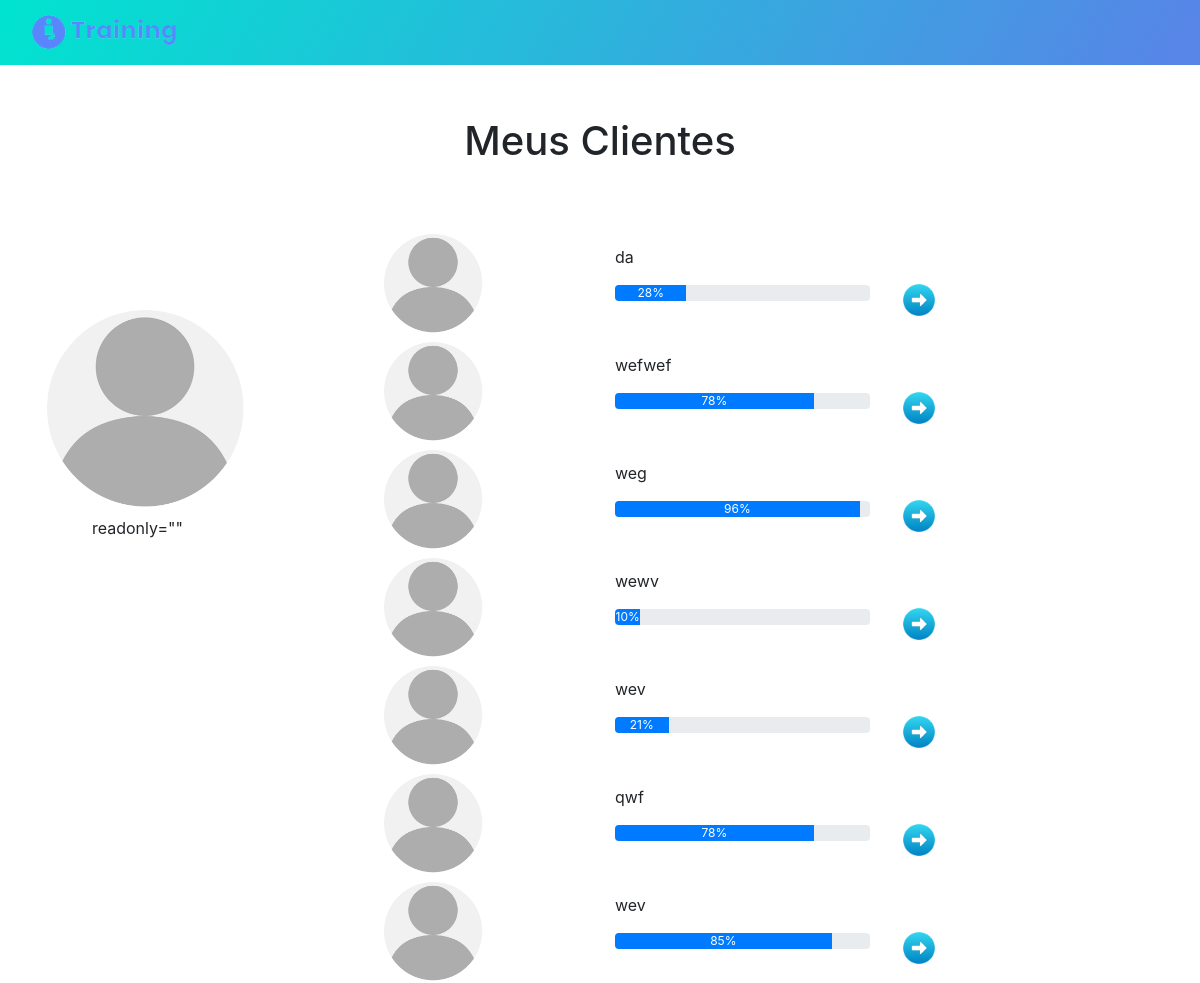
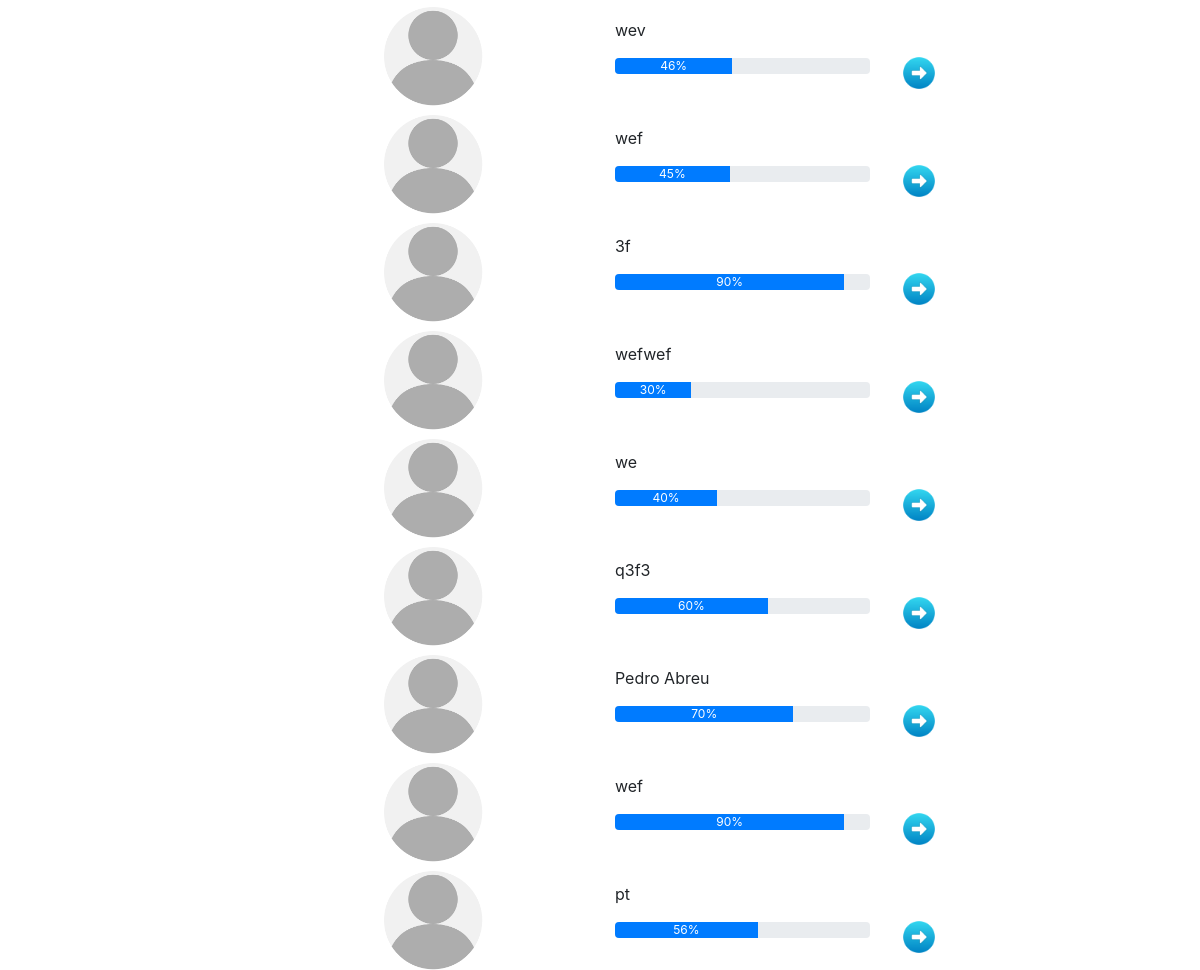
Before: /myclients with the older database file (2 pictures, top to bottom).
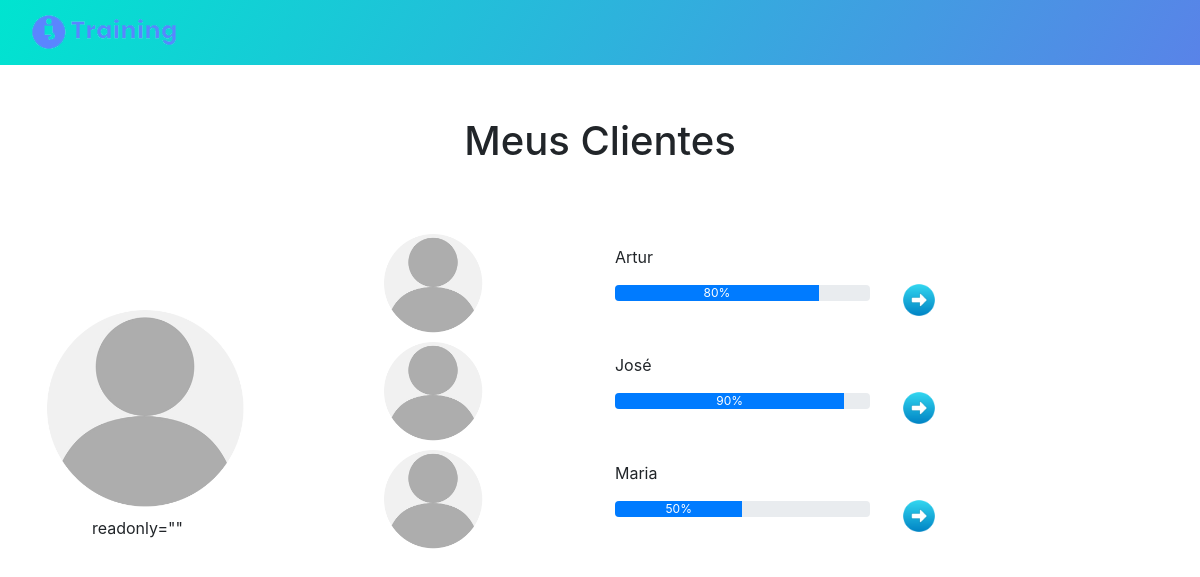
After: the same page with the newer database file.
### tables this page shows
CREATE TABLE CLIENT_DETAILS(
                                        [email] text, 
                                        [Client_Name] text, 
                                        [Password] text , 
                                        [Address] text, 
                                        [City] text,
                                        [Phone_Number] INTEGER,
                                        [Postal_Code] INTEGER, 
                                        [Birthday] text, 
                                        [Weight] INTEGER, 
                                        [Height] INTEGER, 
                                        [Obj] text, 
                                        [Problems] text);

### app.py (the view)
@app.route('/myclients')
def my_clients():
    lista_clients = get_all_clients()
    return render_template('myclients.html',lc = lista_clients)

### databases/database.py (called while the page is built)
def get_all_clients():
    conn = sqlite3.connect('databases/' + db)
    c = conn.cursor()
    c.execute('''SELECT * FROM CLIENT_DETAILS''')
    return c.fetchall()

### templates/myclients.html (shortened to what this page needs)
{% extends "base.html" %}
{% block content %}
<head>
    <link rel="stylesheet" href="{{ url_for('static', filename='css/bootstrap.min.css') }}">
    <link rel="stylesheet" href="{{ url_for('static', filename='css/ionicons.min.css') }}">
</head>
<body>
        <section class="portfolio-block projects-with-sidebar">
            <div class="container">
                <div class="row center d-flex align-items-center myheight myheader">
                    <div class="col">
                        <h1>Meus Clientes</h1>
                    </div>
                </div>
                <div class="row">
                    <div class="col-md-3"><img src="{{ url_for('static', filename='/img/avatar.jpg') }}" style="height: 200px;width: 200px;margin-top: 83px;"><input class="form-control-plaintext bg-white border-white shadow-none" type="text" value={{current_user.name}} readonly="" style="margin-top: 0px;margin-right: 0px;margin-bottom: 0px;margin-left: 40px;padding: 7px;"></div>
                    <div class="col-md-9">
                        {% for x in lc%}
                        <div class="row">
                            <div class="col-md-6 col-lg-4 project-sidebar-card"><a href="#"></a><img class="rounded-circle img-fluid image scale-on-hover" src="{{ url_for('static', filename='img/avatar.jpg') }}" style="width: 100px;height: 100 px;margin: 0px;margin-top: 8px;margin-right: 0px;margin-left: 53px;"></div>
                            <div class="col-md-6 col-lg-4 project-sidebar-card"><a href="#"></a>
                                <p style="margin-top: 20px;">{{x[1]}}</p>
                                <div class="progress" style="margin-top: auto;">
                                    <div class="progress-bar" aria-valuenow="50" aria-valuemin="0" aria-valuemax="100" style="width: {{x[8]}}%">{{x[8]}}%</div>
                                </div>
                            </div>
                            <div class="col-md-6 col-lg-4 project-sidebar-card"><a href="{{ url_for('addtrain') }}"><img class="rounded-circle" src="{{ url_for('static', filename='img/circled.jpg') }}" style="margin-top: 56px;background: rgba(248,249,250,0);padding: 0px;width: 38px;"></a></div>
                        </div>
                        {% endfor%}
                        </div>
                    </div>
                </div>
        </section>
    </body>
{% endblock %}

### templates/base.html (shortened to what this page needs)
<!DOCTYPE html>
<html>
<head>
    <link rel="stylesheet" href="{{ url_for('static', filename='bootstrap/css/bootstrap.min.css') }}">
    <link rel="stylesheet" href="{{ url_for('static', filename='css/Footer-Basic.css') }}">
    <link rel="stylesheet" href="{{ url_for('static', filename='css/gradient-navbar-1.css') }}">
    <link rel="stylesheet" href="{{ url_for('static', filename='css/gradient-navbar.css') }}">
    <link rel="stylesheet" href="{{ url_for('static', filename='css/login-form-1.css') }}">
    <link rel="stylesheet" href="{{ url_for('static', filename='css/login-form.css') }}">
    <link rel="stylesheet" href="{{ url_for('static', filename='css/styles.css') }}">
    <link rel="stylesheet" href="{{ url_for('static', filename='css/styles.css') }}">
</head>
<body>
    <nav class="navbar navbar-dark navbar-expand-md" id="app-navbar">
        <div class="container-fluid">
            <a class="navbar-brand" href="#"><img src="{{ url_for('static', filename='img/logo.png') }}"></a>
        </div>
    </nav>
    {% block content %}
    {% endblock %}
</body>
</html>

### static/css/gradient-navbar-1.css (style rules this page uses)
#app-navbar { background: linear-gradient(120deg, #00e4d0, #5983e8); }

### static/css/gradient-navbar.css (style rules this page uses)
#app-navbar { background: linear-gradient(120deg, #00e4d0, #5983e8); }

### static/css/login-form-1.css (style rules this page uses)
.center { text-align: center; }
html, body { width: 100%; height: 100%; }

### static/css/login-form.css (style rules this page uses)
.center { text-align: center; }

### static/css/styles.css (style rules this page uses)
.myheader { height: 20vh; }

Changed rows visible on the page:
removed CLIENT_DETAILS: Client_Name "da", Weight "28"
removed CLIENT_DETAILS: Client_Name "wewv", Weight "10"
removed CLIENT_DETAILS: Client_Name "wev", Weight "21"
removed CLIENT_DETAILS: Client_Name "qwf", Weight "78"
removed CLIENT_DETAILS: Client_Name "wev", Weight "85"
removed CLIENT_DETAILS: Client_Name "wev", Weight "46"
removed CLIENT_DETAILS: Client_Name "wef", Weight "45"
removed CLIENT_DETAILS: Client_Name "3f", Weight "90"
removed CLIENT_DETAILS: Client_Name "wefwef", Weight "30"
removed CLIENT_DETAILS: Client_Name "we", Weight "40"
removed CLIENT_DETAILS: Client_Name "q3f3", Weight "60"
removed CLIENT_DETAILS: Client_Name "Pedro Abreu", Weight "70"
removed CLIENT_DETAILS: Client_Name "wef", Weight "90"
removed CLIENT_DETAILS: Client_Name "pt", Weight "56"
added CLIENT_DETAILS: Client_Name "Artur", Weight "80"
changed CLIENT_DETAILS: Client_Name "wefwef" → "José"; Weight "78" → "90"
changed CLIENT_DETAILS: Client_Name "weg" → "Maria"; Weight "96" → "50"
